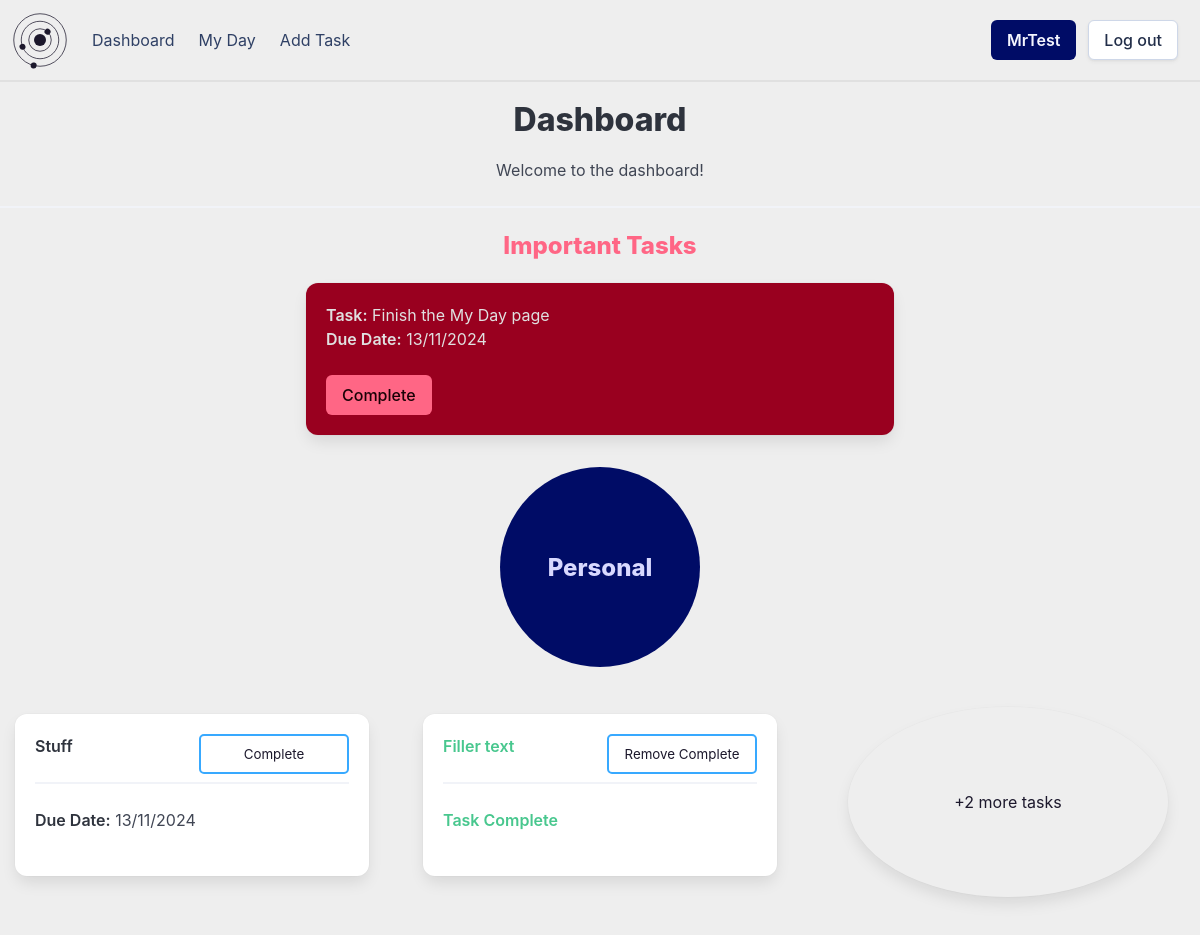
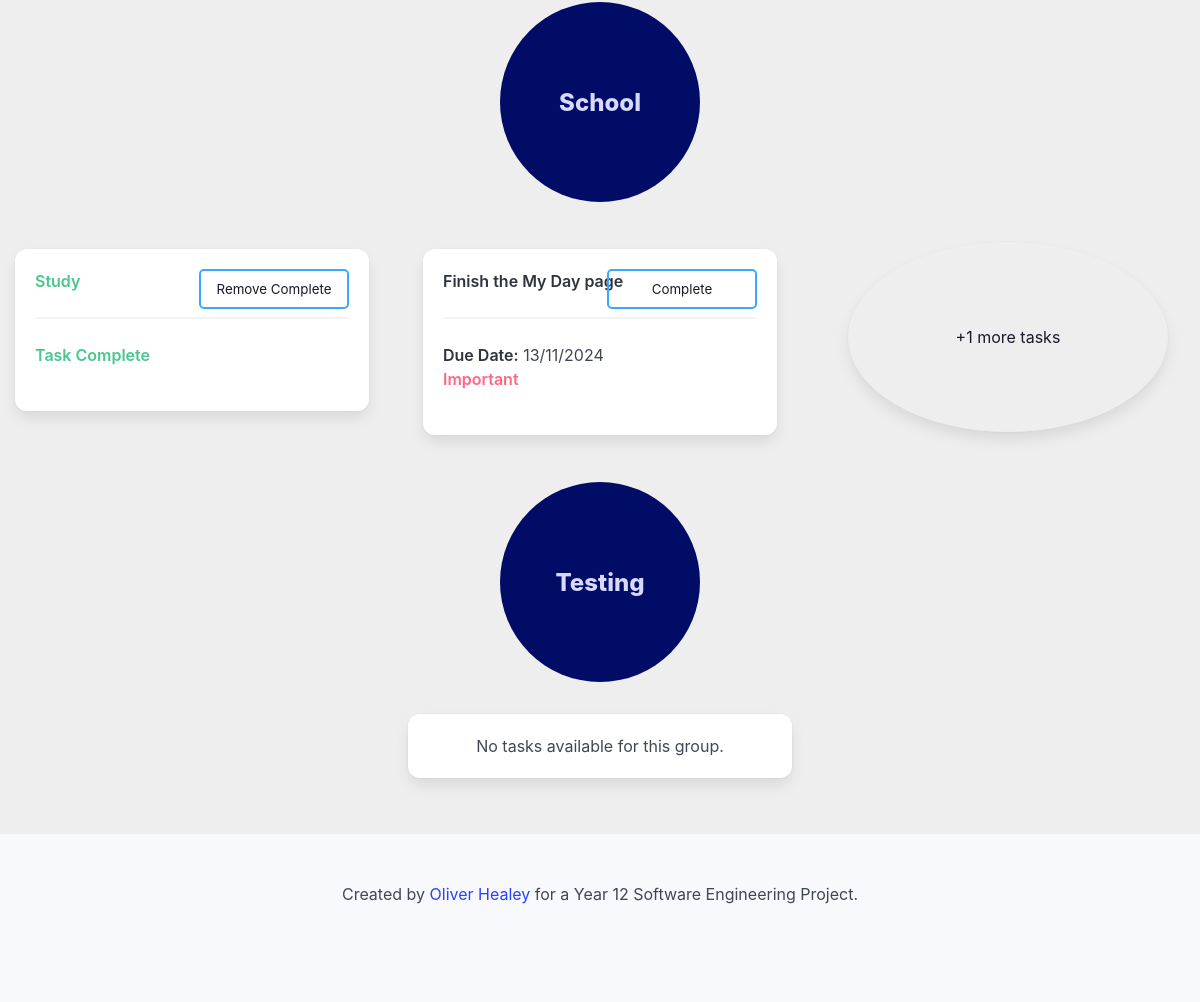
/dashboard (signed in), run on an earlier commit of the app's database (2 pictures, top to bottom).
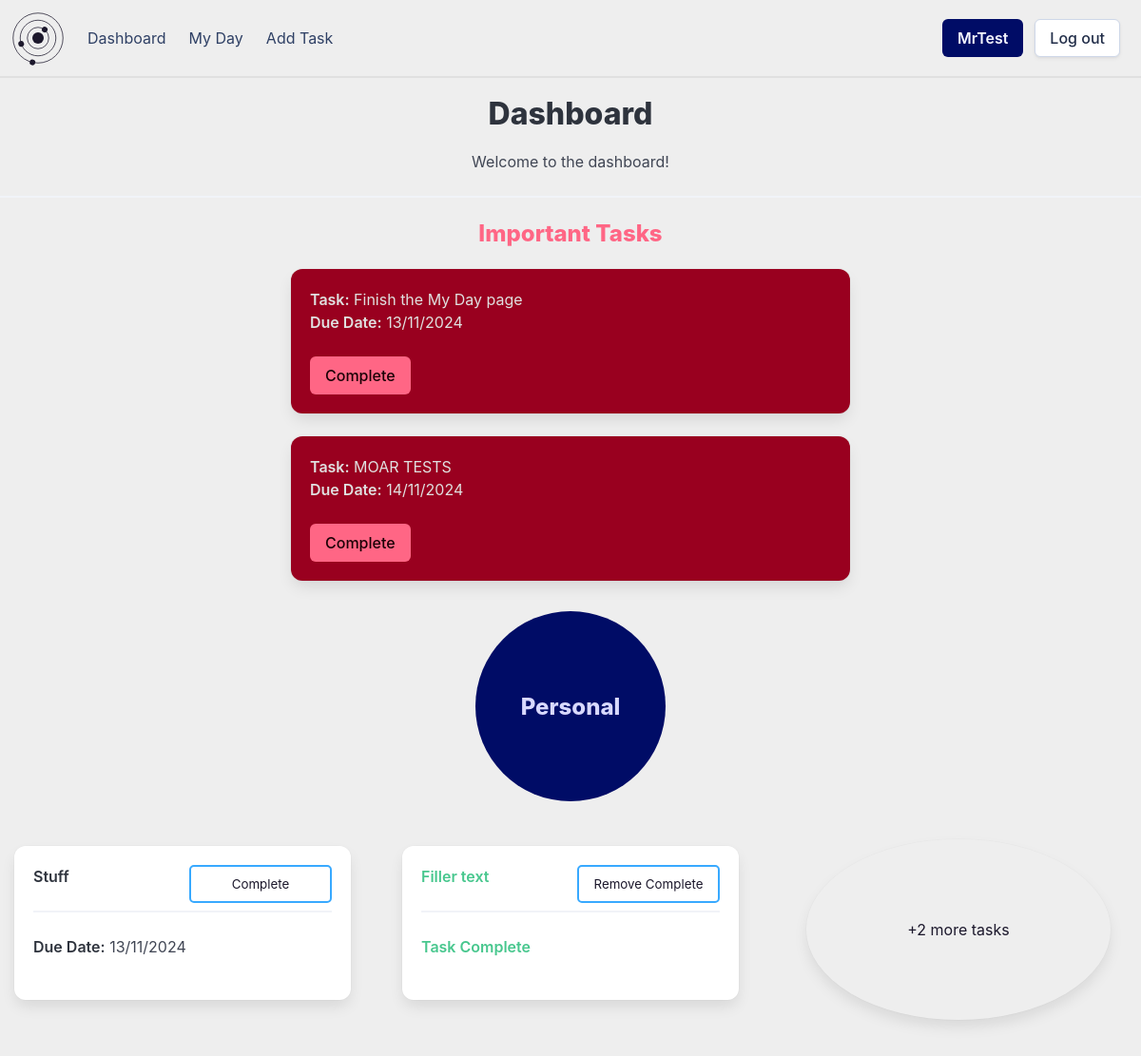
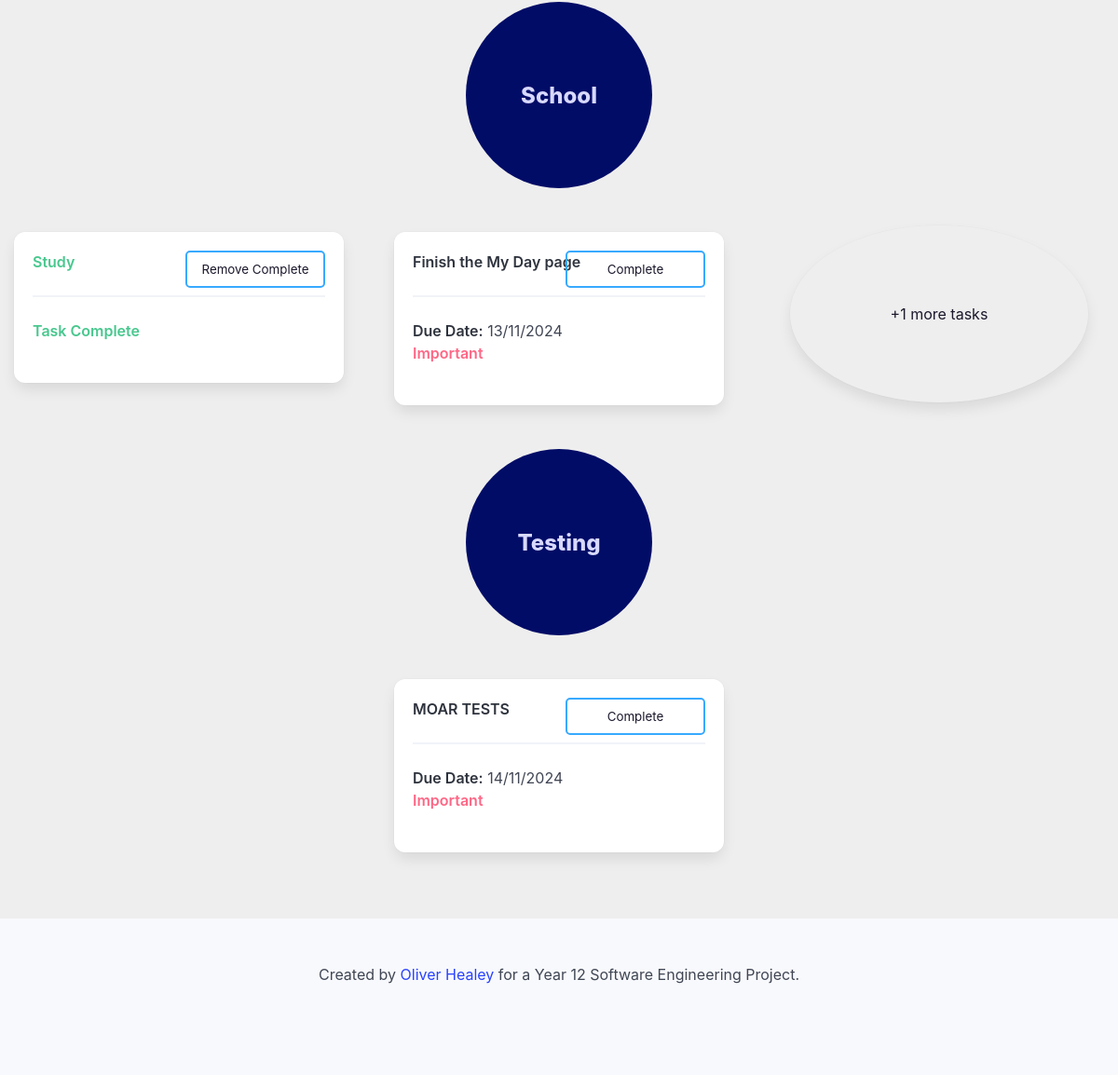
And on a later commit of the database (2 pictures, top to bottom).
### setup_db.py (models this page shows)
class Task(Base):
    __tablename__ = 'tasks'
    task_id = Column(String, primary_key=True)
    name = Column(String, nullable=False)
    details = Column(String)
    important = Column(Boolean, nullable=False)
    due_date = Column(DateTime, nullable=False)
    completed = Column(Boolean, nullable=False)
    user_id = Column(String, ForeignKey('userdetails.id'), nullable=False)
    group_id = Column(String, ForeignKey('groups.group_id'), nullable=False)
    user = relationship('User', back_populates='tasks')
    groups = relationship('Group', back_populates='tasks')

class Group(Base):
    __tablename__ = 'groups'
    group_id = Column(String, primary_key=True, nullable=False)
    group_name = Column(String, nullable=False, unique=True)
    user_id = Column(String, ForeignKey('userdetails.id'), nullable=False)
    user = relationship('User', back_populates='groups')
    tasks = relationship('Task', back_populates='groups')

### app.py (the view)
@app.route('/dashboard')
def dashboard():
    userId = flask_session.get('userId')
    if userId is None:
        return redirect(url_for('login'))
    else:
        tasks = sessionDb.query(Task).filter(Task.user_id == userId).order_by(Task.due_date).all()
        groups = sessionDb.query(Group).filter(Group.user_id == userId).all()
        return render_template('dashboard.html', tasks=tasks, groups=groups, showDetails=False)

### templates/dashboard.html (shortened to what this page needs)
{% extends 'base_loggedin.html' %}
{% block heading %}Dashboard{% endblock %}
{% block content %}
    <p class="has-text-centered">Welcome to the dashboard!</p>
    <hr>
    <div class="columns is-multiline">
        {% if tasks | selectattr('important', 'equalto', True) | selectattr('completed', 'equalto', False) | list | length > 0 %}
        <div class="column is-full">
            <p class="title is-4 has-text-centered has-text-danger">Important Tasks</p>
        </div>
        {% endif %}
            {% for task in tasks %}
                {% if task.important and not task.completed %}
                    <div class="column is-half is-offset-3">
                        <div class="box has-background-danger-30">
                            <div class="media-content">
                                <div class="content">
                                    <p class="important-text">
                                        <strong class="important-text">Task:</strong> {{ task.name }}<br>
                                        <strong class="important-text">Due Date:</strong> {{ task.due_date.strftime('%d/%m/%Y') }}<br>
                                    </p>
                                </div>
                                <form action="/complete" method="POST">
                                    <input type="submit" value="Complete" class="button is-danger">
                                </form>
                            </div>
                        </div>
                    </div>
                {% endif %}
            {% endfor %}
    </div>
    <div class="columns is-multiline">
        {% for group in groups %}
            <div class="circle-holder column is-full is-centered">
                <div class="collision-checker">
                        <div class="group-circle" onclick="window.location.href='/group/{{ group.group_id }}'">
                            <div class="hero-body">
                                <p class="group-circle-title title is-4">{{ group.group_name }}</p>
                            </div>
                        </div>
                </div>
            </div>
            {% set has_tasks = tasks | selectattr('group_id', 'equalto', group.group_id) | list | length > 0 %}
            {% set group_tasks = tasks | selectattr('group_id', 'equalto', group.group_id) | list %}
            {% if not has_tasks %}
                <div class="column is-4 is-offset-4 has-text-centered">
                    <div class="box">
                        <p class="has-text-centered">No tasks available for this group.</p>
                    </div>
                </div>
            {% endif %}
            {% for task in group_tasks %}
                {% if loop.index < 3 %}
                    <div class="column is-one-third is-offset-{{ ((3 - group_tasks|length) * 2 if not group_tasks|length > 2 else 0) if loop.index == 1 else 0 }}">
                        {% include 'task_box.html' %}
                    </div>
                {% endif %}
                {% if loop.index == 3 %}
                    {% set remaining_tasks = tasks | selectattr('group_id', 'equalto', group.group_id) | list | length - 2 %}
                        {% if remaining_tasks > 0 %}
                            <div class="column is-one-third">
                                <div class="box task-circle" onclick="window.location.href='/group/{{ group.group_id }}'">
                                    <article class="media">
                                        <div class="media-content">
                                            <div class="content">
                                                <p class="has-text-centered">+{{ remaining_tasks }} more tasks</p>
                                            </div>
                                        </div>
                                    </article>
                                </div>
                            </div>
                        {% endif %}
                {% endif %}
            {% endfor %}
        {% endfor %}
{% endblock %}

### templates/task_box.html (shortened to what this page needs)
<div class="box task-box" onclick="window.location.href='/task/{{ task.task_id }}'">
    <div class="content">
        <p>
            <strong class="{{ 'has-text-success' if task.completed else '' }}">{{ task.name }}</strong>
            <hr>
            {% if not task.completed %}
                <strong class="">Due Date:</strong> {{ task.due_date.strftime('%d/%m/%Y') }}<br>
                {% if task.important %}
                    <strong class="has-text-danger circle-header">Important</strong><br>
                {% endif %}
            {% else %}
                <strong class="has-text-success">Task Complete</strong>
            {% endif %}
        </p>
    </div>
    {% if not task.completed %}
        <form action="/complete" method="POST">
            <input type="submit" value="Complete" class="task-complete-button">
        </form>
    {% else %}
        <form action="/decomplete" method="POST">
            <input type="submit" value="Remove Complete" class="task-complete-button">
        </form>
    {% endif %}
</div>

What changed in the data, as far as the page shows it:
added Task: name "MOAR TESTS", due_date "14/11/2024", important "Important"
shown differently, row unchanged: Group "Testing": no longer shows "No tasks available for this group."
